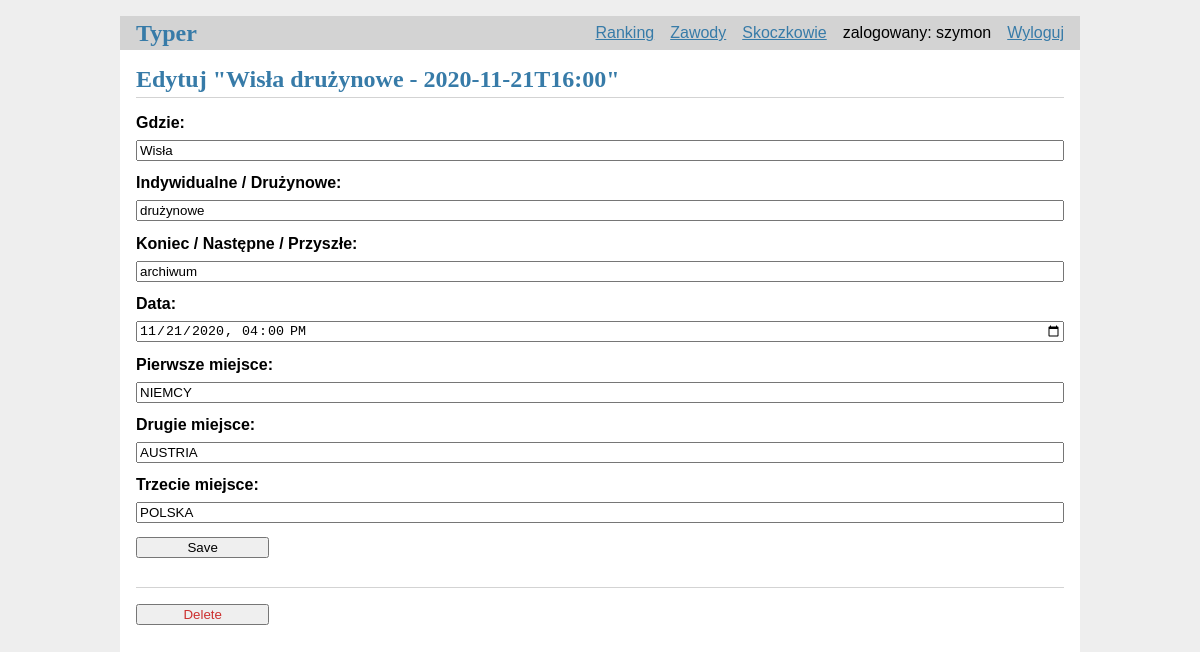
Screenshot of /tournaments/1/update (signed in) with the database file from the repository.
### tables this page shows
CREATE TABLE user(
    id INTEGER PRIMARY KEY AUTOINCREMENT,
    username TEXT UNIQUE NOT NULL,
    password TEXT NOT NULL,
    times_bet INTEGER NOT NULL DEFAULT 0,
    times_exact INTEGER NOT NULL DEFAULT 0,
    points INTEGER NOT NULL DEFAULT 0
);

CREATE TABLE tournaments(
    id INTEGER PRIMARY KEY AUTOINCREMENT,
    place TEXT NOT NULL,
    type TEXT NOT NULL,
    date_time DATETIME NOT NULL,
    first_place TEXT NOT NULL DEFAULT "TBA",
    second_place TEXT NOT NULL DEFAULT "TBA",
    third_place TEXT NOT NULL DEFAULT "TBA",
    status TEXT NOT NULL
);

### flaskr/tournaments.py (the view, shortened to what this page needs)
@bp.route('/<int:id>/update', methods=('GET', 'POST'))
@login_required
def update(id):
    tournament = get_tournament(id)
    jumpers = get_jumpers(tournament)
    return render_template('tournaments/update.html', tournament=tournament, jumpers=jumpers)

### flaskr/auth.py (called while the page is built)
@bp.before_app_request
def load_logged_in_user():
    user_id = session.get('user_id')
    if user_id is None:
        g.user = None
    else:
        g.user = get_db().execute(
            'SELECT * FROM user WHERE id = ?', (user_id,)
        ).fetchone()

def login_required(view):
    @functools.wraps(view)
    def wrapped_view(**kwargs):
        if g.user is None:
            return redirect(url_for('auth.login'))
        return view(**kwargs)
    return wrapped_view

### flaskr/db.py (called while the page is built)
def get_db():
    if 'db' not in g:
        g.db = sqlite3.connect(
            current_app.config['DATABASE'],
            detect_types=sqlite3.PARSE_DECLTYPES
        )
        g.db.row_factory = sqlite3.Row
    return g.db

### flaskr/tournaments.py (called while the page is built)
def get_tournament(id):
    tournament = get_db().execute(
        'SELECT * FROM tournaments WHERE id = ?',
        (id,)
    ).fetchone()
    if tournament is None:
        abort(404, f"Post id {id} does not exist.")
    return tournament

### flaskr/typer.py (called while the page is built)
def get_jumpers(selected_tournament=None):
    if selected_tournament is None:
        if check_type_of_tournament():
            jumpers = get_db().execute(
                'SELECT * FROM jumpers'
            ).fetchall()
        else:
            jumpers = get_db().execute(
                'SELECT * FROM countries'
            ).fetchall()
    else:
        if check_type_of_tournament(selected_tournament):
            jumpers = get_db().execute(
                'SELECT * FROM jumpers'
            ).fetchall()
        else:
            jumpers = get_db().execute(
                'SELECT * FROM countries'
            ).fetchall()
    return jumpers

def check_type_of_tournament(selected_tournament=None):
    if selected_tournament is None:
        type_of_tournament = get_db().execute(
            'SELECT type FROM tournaments WHERE status LIKE "następne"'
        ).fetchone()
        if type_of_tournament['type'] == 'indywidualne':
            return True
    else:
        type_of_tournament = selected_tournament
        if type_of_tournament['type'] == 'indywidualne':
            return True
    return False

### flaskr/templates/tournaments/update.html (shortened to what this page needs)
{% extends 'base.html' %}
{% block header %}
    <h1>{% block title %}Edytuj "{{ tournament['place'] }} {{ tournament['type'] }} - {{ tournament['date_time'] }}"{% endblock %}</h1>
{% endblock %}
{% block content %}
    <form method="post">
        <label for="place">Gdzie:</label>
        <input name="place" id="place"
               value="{{ request.form['place'] or tournament['place'] }}" required>
        <label for="type">Indywidualne / Drużynowe:</label>
        <input name="type"
               id="type"
               list="typy"
               value="{{ request.form['type'] or tournament['type'] }}" required>
        <label for="status">Koniec / Następne / Przyszłe:</label>
        <input name="status"
               id="status"
               list="statusy"
               value="{{ request.form['status'] or tournament['status'] }}"
               required>
        <label for="date_time">Data:</label>
        <input name="date_time"
               id="date_time"
               type="datetime-local"
               value="{{ request.form['date_time'] or tournament['date_time'] }}"
               required>
        <label for="first_place">Pierwsze miejsce:</label>
        <input name="first_place"
               id="first_place"
               list="jumpers"
               value="{{ request.form['first_place'] or tournament['first_place'] }}"
               required>
        <label for="second_place">Drugie miejsce:</label>
        <input name="second_place"
               id="second_place"
               list="jumpers"
               value="{{ request.form['second_place'] or tournament['second_place'] }}"
               required>
        <label for="third_place">Trzecie miejsce:</label>
        <input name="third_place"
               id="third_place"
               list="jumpers"
               value="{{ request.form['third_place'] or tournament['third_place'] }}"
               required>
        <input type="submit" value="Save">
    </form>
    <hr>
    <form action="{{ url_for('tournaments.delete', id=tournament['id']) }}" method="post">
        <input class="danger" type="submit" value="Delete" onclick="return confirm('Are you sure');">
    </form>
{% endblock %}

### flaskr/templates/base.html (shortened to what this page needs)
<!doctype html>
<link rel="stylesheet" href="{{ url_for('static', filename='style.css') }}">
<nav>
    <h1><a href="{{ url_for('typer.index') }}">Typer</a></h1>
    <ul>
        {% if g.user %}
            <li><a href="{{ url_for('ranking.ranking') }}">Ranking</a></li>
            <li><a href="{{ url_for('tournaments.tournaments') }}">Zawody</a></li>
            <li><a href="{{ url_for('jumpers.jumpers') }}">Skoczkowie</a></li>
            <li><span>zalogowany: {{ g.user['username'] }}</span></li>
            <li><a href="{{ url_for('auth.logout') }}">Wyloguj</a></li>
        {% else %}
            <li><a href="{{ url_for('auth.register') }}">Zarejestruj</a></li>
            <li><a href="{{ url_for('auth.login') }}">Zaloguj</a></li>
        {% endif %}
    </ul>
</nav>
<section class="content">
    <header>
        {% block header %}{% endblock %}
    </header>
    {% block content %}{% endblock %}
</section>

### flaskr/static/style.css (style rules this page uses)
h1 { font-family: serif; color: #377ba8; margin: 1rem 0; }
a { color: #377ba8; }
hr { border: none; border-top: 1px solid lightgray; }
nav { background: lightgray; display: flex; align-items: center; padding: 0 0.5rem; }
nav h1 { flex: auto; margin: 0; }
nav h1 a { text-decoration: none; padding: 0.25rem 0.5rem; }
nav ul { display: flex; list-style: none; margin: 0; padding: 0; }
nav ul li a, nav ul li span, header .action { display: block; padding: 0.5rem; }
.content { padding: 0 1rem 1rem; }
.content > header { border-bottom: 1px solid lightgray; display: flex; align-items: flex-end; }
.content > header h1 { flex: auto; margin: 1rem 0 0.25rem 0; }
.content:last-child { margin-bottom: 0; }
.content form { margin: 1em 0; display: flex; flex-direction: column; }
.content label { font-weight: bold; margin-bottom: 0.5em; }
.content input, .content textarea { margin-bottom: 1em; }
input.danger { color: #cc2f2e; }
input[type=submit] { align-self: start; min-width: 10em; }

### rows the page displays
user: user.username "szymon"
tournaments: place "Wisła", type "drużynowe", date_time "2020-11-21T16:00", status "archiwum", date_time "11/21/2020 16:00", first_place "NIEMCY", second_place "AUSTRIA", third_place "POLSKA"
